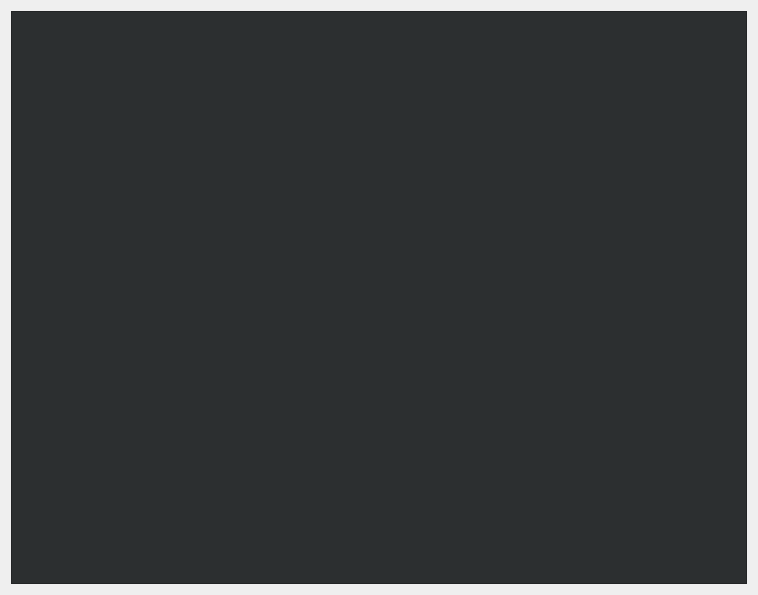
<?xml version="1.0" encoding="UTF-8"?>
<ui version="4.0">
 <class>Form</class>
 <widget class="QWidget" name="Form">
  <property name="geometry">
   <rect>
    <x>0</x>
    <y>0</y>
    <width>758</width>
    <height>595</height>
   </rect>
  </property>
  <property name="sizePolicy">
   <sizepolicy hsizetype="Expanding" vsizetype="Expanding">
    <horstretch>0</horstretch>
    <verstretch>0</verstretch>
   </sizepolicy>
  </property>
  <property name="windowTitle">
   <string>Form</string>
  </property>
  <layout class="QHBoxLayout" name="horizontalLayout">
   <item>
    <widget class="QTreeView" name="uiTree">
     <property name="styleSheet">
      <string notr="true">QTreeView {
    background: #2c2f30;
    color: #AAAAAA;
}</string>
     </property>
    </widget>
   </item>
  </layout>
 </widget>
 <resources/>
 <connections/>
</ui>
